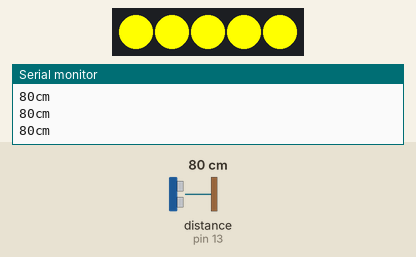
This sketch was run on a simulated Arduino Uno, built with avr-gcc and run on an emulated ATmega328P. Parts: 5 RGB LEDs in strip order, left to right, the last lines printed to the serial monitor. Wiring (inferred from the names in the program): ultrasonic range finder: trigger pin 12; echo pin 13. The test bench sets the inputs (shaded band); at power-on: distance to the obstacle (sensor on pin 13) 80 cm. The echo pulse lasts 58.3 µs per cm.

Above: at 1.2 s.
1.3 s: distance to the obstacle (sensor on pin 13) set to 24 cm
2.8 s: distance to the obstacle (sensor on pin 13) set to 19 cm
At 3.2 s:
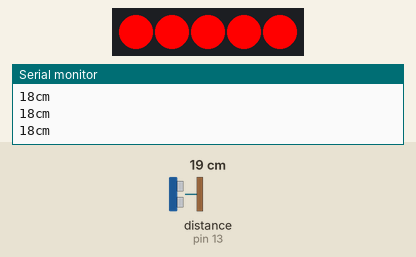
4.3 s: distance to the obstacle (sensor on pin 13) set to 35 cm
At 5.5 s:
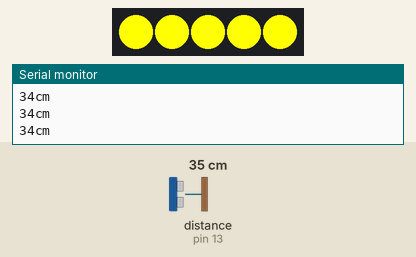
5.8 s: distance to the obstacle (sensor on pin 13) set to 2 cm
At 7.2 s:
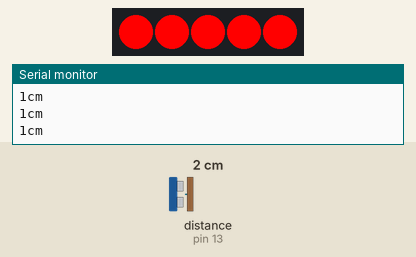
Timing chart, 0 to 8.3 s (numbered marks = the images above; inputs shaded):
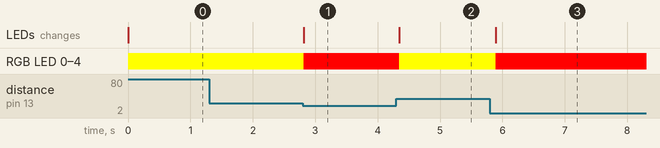

Measured:
- the behaviour switches between 22 and 21 cm on distance to the obstacle (sensor on pin 13) (found by bisection; images 0 and 1)
- after the input at 2.8 s, RGB LED 0–4: RGB(255, 255, 0) → RGB(255, 0, 0) at once; the LEDs: change at once (image 1)
- after the input at 4.3 s, RGB LED 0–4: RGB(255, 0, 0) → RGB(255, 255, 0) after 0.05 s; the LEDs: change after 0.05 s (image 2)
- after the input at 5.8 s, RGB LED 0–4: RGB(255, 255, 0) → RGB(255, 0, 0) after 0.09 s; the LEDs: change after 0.09 s (image 3)

The sketch:

HCSR04_vs_ws2812b.ino
```cpp
    // Turning NeoPixels on and off using a HC-SRO4 Ping Sensor
    /*
    This sketch reads a HC-SR04 ultrasonic rangefinder and returns the
    distance to the closest object in range. To do this, it sends a pulse
    to the sensor to initiate a reading, then listens for a pulse
    to return.  The length of the returning pulse is proportional to
    the distance of the object from the sensor.
    The Arduino then takes this information and illuminates a strip
    NeoPixel's based on the distance of the object from the sensor.

    This code was developed partially from Ping))) code found in
    the public domainwritten by David A. Mellis, and adapted to the
    HC-SRO4 by Tautvidas Sipavicius, while other portions were
    written by Charles Gantt and Curtis Gauger from
    http://www.themakersworkbench.com.
    */

    //Tell the Arduino IDE to include the FastLED library
    #include <FastLED.h>

    //Setup the variables for the HC-SR04
    const int trigPin = 12;
    const int echoPin = 13;

    //Setup the variables for the NeoPixel Strip

    // How many leds in your strip?
    #define NUM_LEDS 5

    // What pin is the NeoPixel's data line connected to?
    #define DATA_PIN 2

    // Define the array of leds
    CRGB leds[NUM_LEDS];

    void setup()
    {
    // initialize serial communication:
      Serial.begin(9600);
      FastLED.addLeds<NEOPIXEL, DATA_PIN>(leds, NUM_LEDS);
    }

    void loop()
    {
      Serial.begin(9600);
      Serial.println();

      // establish variables for duration of the ping,
      // and the distance result in inches and centimeters:
      long duration, inches, cm;

      // The sensor is triggered by a HIGH pulse of
      //10 or more microseconds.
      // Give a short LOW pulse beforehand to
      //ensure a clean HIGH pulse:
      pinMode(trigPin, OUTPUT);
      digitalWrite(trigPin, LOW);
      delayMicroseconds(2);
      digitalWrite(trigPin, HIGH);
      delayMicroseconds(10);
      digitalWrite(trigPin, LOW);

      // Read the signal from the sensor: a HIGH pulse whose
      // duration is the time (in microseconds) from the sending
      // of the ping to the reception of its echo off of an object.
      pinMode(echoPin, INPUT);
      duration = pulseIn(echoPin, HIGH);

      // convert the time into a distance
     // inches = microsecondsToInches(duration);
      cm = microsecondsToCentimeters(duration);

      //Serial.print(inches);
     // Serial.print("in, ");
      Serial.print(cm);
      Serial.print("cm");
      Serial.println();

    if (cm <= 20)  {fill_solid( &(leds[0]), NUM_LEDS, CRGB::Red);
     FastLED.show();
    }

    else if (cm >= 21) {fill_solid( &(leds[0]), NUM_LEDS, CRGB::Yellow);
     FastLED.show();
    }
    delay(100);
    }

    //long microsecondsToInches(long microseconds)
    //{
    // According to Parallax's datasheet for the PING))), there are
    // 73.746 microseconds per inch (i.e. sound travels at
    //1130 feet per second).  This gives the distance travelled
    //by the ping, outbound and return, so we divide by 2 to get the
    //distance of the obstacle.
    //See: http://www.parallax.com/dl/docs/prod/acc/28015-PING-v1.3.pdf
     // return microseconds / 74 / 2;
    //}

    long microsecondsToCentimeters(long microseconds)
    {
      // The speed of sound is 340 m/s or 29 microseconds per
      // centimeter. The ping travels out and back, so to find
      //the distance of the object we take half of the distance
      //travelled.
      return microseconds / 29 / 2;
    }
```
